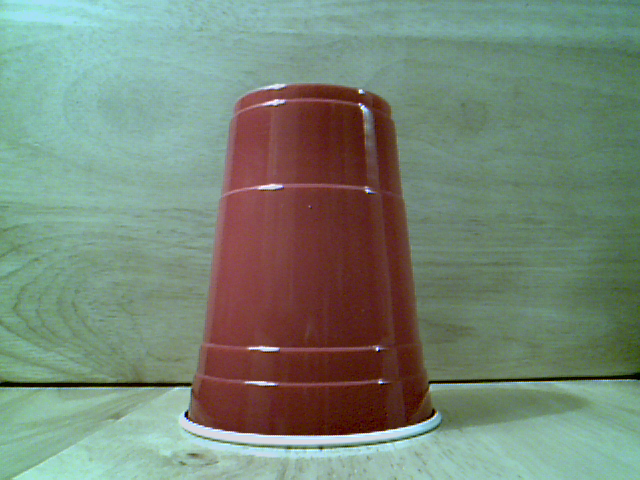
%> input picture matlab/hsiExprmt/cup.png, 640 x 480 px
$ octave InvokeMatlab.m   (GNU Octave 9; MATLAB toolbox functions it lacks are replaced by stand-ins)
%> lines starting %> are read from the running program, lines starting %| are printed output that depends on the picture; in (x1, y1, x2, y2) boxes, pixels count from 0 and x2, y2 are one past the last pixel; in counts of white or black regions, pixels touching at a corner belong together; the program's own positions count from 1
%--------------------------------------------------------% Code to invoke Matlab
clc; % Clear command window.
clear all; % Get rid of variables from prior run of this m-file.
im = imread('cup.png');
%> im is the input picture: size 480x640x3 uint8; mean R, G, B 118.5, 134.3, 118.5
imr = im(:,:,1);
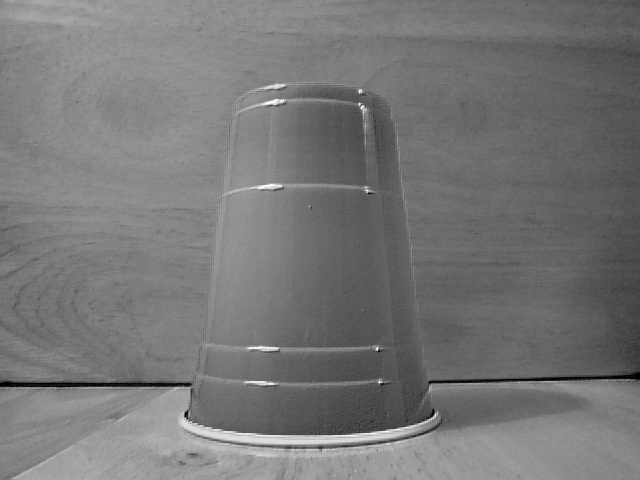
%> imr: size 480x640 uint8; min 0, max 255, mean 118.5
imwrite(imr,'cup-in-reds.png');
figure,imshow(imr);
img = im(:,:,2);
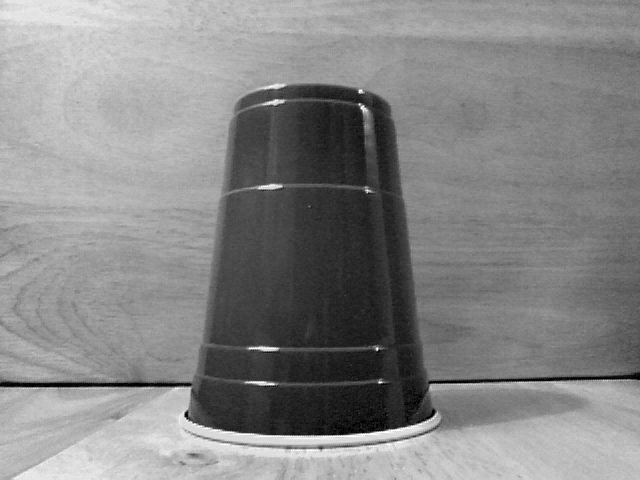
%> img: size 480x640 uint8; min 0, max 255, mean 134.3
imwrite(img,'cup-in-greens.png');
figure,imshow(img);
imb = im(:,:,3);
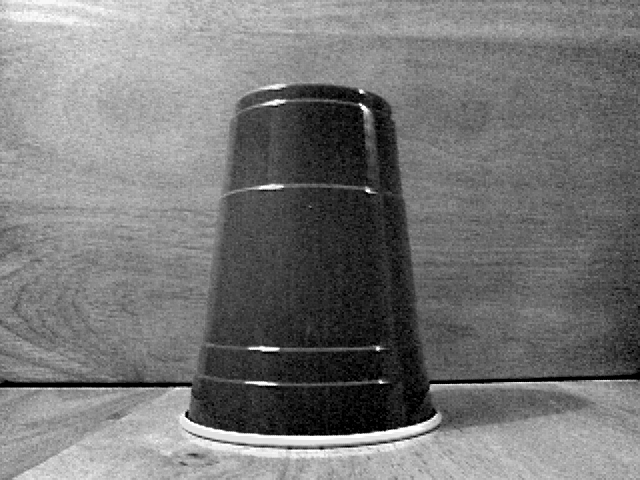
%> imb: size 480x640 uint8; min 0, max 255, mean 118.5; mean of the top-left, top-right, bottom-left and bottom-right quarters 153.3, 105.5, 117.9, 97.1
imwrite(imb,'cup-in-blues.png');
figure,imshow(imb);
imrg = (imr + img)/2;
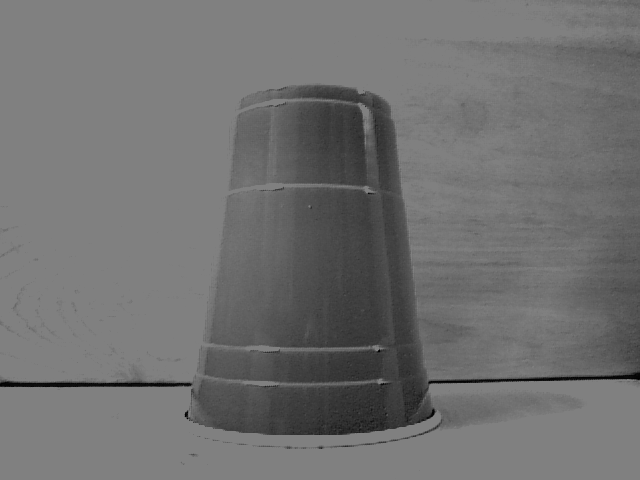
%> imrg: size 480x640 uint8; min 0, max 128, mean 112.3
imwrite(imrg,'cup-in-rg.png');
figure,imshow(imrg);

level = graythresh(img);
%> level = 0.42
bw = im2bw(img,level);
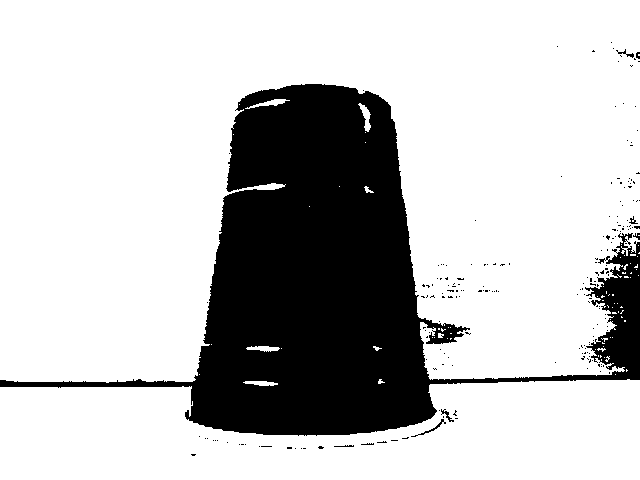
%> bw: size 480x640 logical; 75.9% white; 204 black regions (196 under 20 px), largest, box (x1, y1, x2, y2) and area: (0, 84, 640, 436) 73376, (411, 419, 446, 437) 73, (441, 409, 454, 422) 50
figure,imshow(bw);
imwrite(bw,'bwcupg.png');
h = ones(5,5) / 25;
bwf = imfilter(bw,h);
%> bwf: size 480x640 logical; 75.9% white; 15 black regions (12 under 20 px), largest, box (x1, y1, x2, y2) and area: (0, 84, 640, 435) 73766, (443, 410, 452, 421) 34, (634, 50, 640, 61) 26
for i = 1:5
    bwf = imfilter(bwf,h);
end;
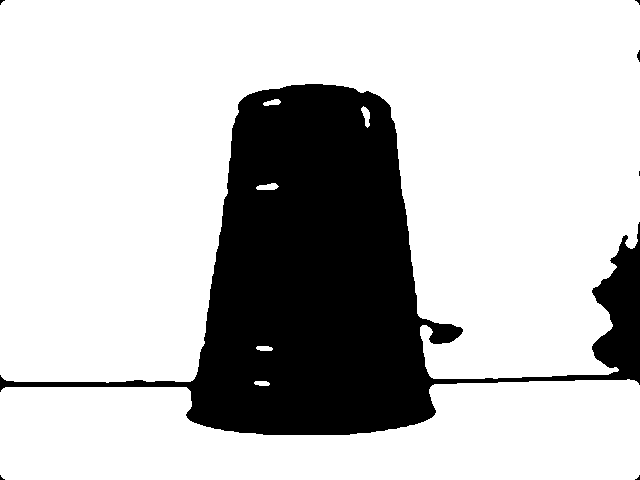
%> bwf: size 480x640 logical; 75.8% white; 7 black regions (5 under 20 px), largest, box (x1, y1, x2, y2) and area: (0, 84, 640, 435) 74114, (637, 50, 640, 62) 24
figure,imshow(bwf);
imwrite(bwf,'bwfCup.png');

cc = bwconncomp(bwf,4);
%> cc = 7 connected components
disp(cc)

item = false(size(bwf));
for i=1:7
    item(cc.PixelIdxList{i}) = true;
    if i == 2
        imwrite(item,'item2.png')
    end;
    figure,imshow(item);
end;
%> this loop made 7 passes
%> pass 2, `imwrite(item,'item2.png')`:
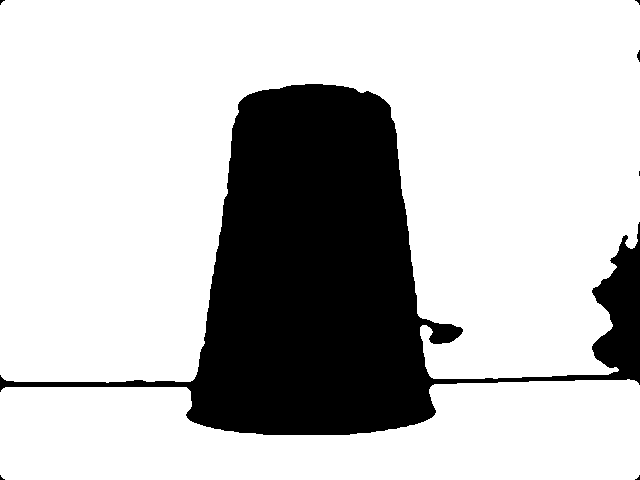
%> saved as item2.png: size 480x640 logical; 75.7% white; 7 black regions (5 under 20 px)

%labeled = labelmatrix(cc);
%RGB_label = label2rgb(labeled, @copper, 'c', 'shuffle');
%imshow(RGB_label,'InitialMagnification','fit')

itemdata = regionprops(bw,'basic');
%> itemdata = 80 regions; largest, box (x1, y1, x2, y2), Area and Centroid: (0, 0, 640, 383) 182403 [312.5 169.9], (0, 379, 640, 480) 49704 [327.6 438], (358, 103, 371, 132) 160 [366.5 117.4], (245, 99, 290, 109) 156 [270.3 103.9], (246, 346, 280, 352) 134 [264.3 349.1]
for i = 1:7
    disp(itemdata(i));
end;
